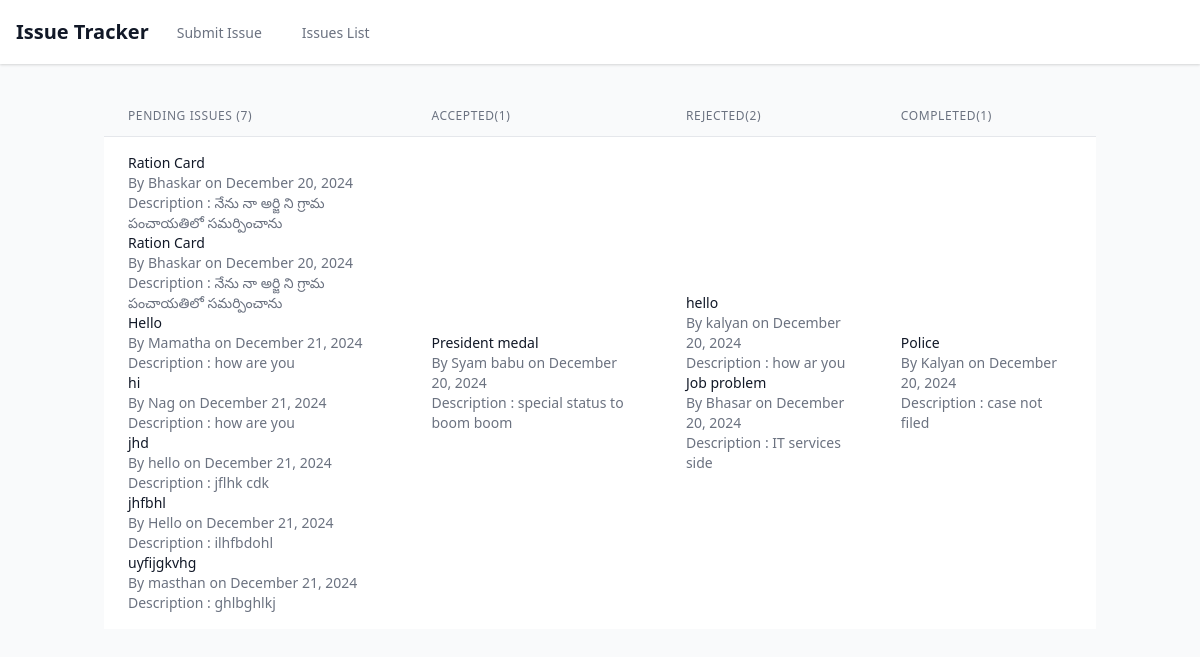
The app's page /issues/ with its own data.
### issues/models.py (models this page shows, shortened)
class Issue(models.Model):
    STATUS_CHOICES = [
        ('pending', 'Pending'),
        ('accepted', 'Accepted'),
        ('rejected', 'Rejected'),
        ('completed', 'Completed'),
    ]
    username = models.CharField(max_length=100)
    subject = models.CharField(max_length=200)
    matter = models.TextField(max_length=300,null=False)
    status = models.CharField(max_length=20, choices=STATUS_CHOICES, default='pending')
    created_at = models.DateTimeField(auto_now_add=True)
    updated_at = models.DateTimeField(auto_now=True)

### issues/views.py (the view)
# urls.py: path('issues/', issue_list, name='issue_list'),
def issue_list(request):
    pending_issues = Issue.objects.filter(status='pending')
    accepted_issues = Issue.objects.filter(status='accepted')
    rejected_issues = Issue.objects.filter(status='rejected')
    completed_issues = Issue.objects.filter(status='completed')
    return render(request, 'issues/issue_list.html', {
        'pending_issues': pending_issues,
        'accepted_issues': accepted_issues,
        'rejected_issues': rejected_issues,
        'completed_issues': completed_issues,
    })

### templates/issues/issue_list.html
{% extends 'base.html' %}
{% block content %}
<table class="min-w-full divide-y divide-gray-200">
<thead class="bg-gray-50">
<tr>
<th class="px-6 py-3 text-left text-xs font-medium text-gray-500 uppercase tracking-wider">Pending Issues ({{ pending_issues.count }})</th>
<th class="px-6 py-3 text-left text-xs font-medium text-gray-500 uppercase tracking-wider">Accepted({{ accepted_issues.count }})</th>
<th class="px-6 py-3 text-left text-xs font-medium text-gray-500 uppercase tracking-wider">Rejected({{ rejected_issues.count }})</th>
<th class="px-6 py-3 text-left text-xs font-medium text-gray-500 uppercase tracking-wider">Completed({{ completed_issues.count }})</th>
</tr>
</thead>
<tbody class="bg-white divide-y divide-gray-200">
<tr>
<td class="px-6 py-4">
{% for issue in pending_issues %}
<div>
<div class="text-sm font-medium text-gray-900">{{ issue.subject }}</div>
<div class="text-sm text-gray-500"> By {{ issue.username }} on {{ issue.created_at|date:"F j, Y" }}
<p>Description : {{issue.matter}} </p>
</div>
</div>
{% endfor %}
</td>
<td class="px-6 py-4">
{% for issue in accepted_issues %}
<div>
<div class="text-sm font-medium text-gray-900">{{ issue.subject }}</div>
<div class="text-sm text-gray-500"> By {{ issue.username }} on {{ issue.created_at|date:"F j, Y" }}
<p>Description : {{issue.matter}} </p>
</div>
</div>
{% endfor %}
</td>
<td class="px-6 py-4">
{% for issue in rejected_issues %}
<div>
<div class="text-sm font-medium text-gray-900">{{ issue.subject }}</div>
<div class="text-sm text-gray-500"> By {{ issue.username }} on {{ issue.created_at|date:"F j, Y" }}
<p>Description : {{issue.matter}} </p>
</div>
</div>
{% endfor %}
</td>
<td class="px-6 py-4">
{% for issue in completed_issues %}
<div>
<div class="text-sm font-medium text-gray-900">{{ issue.subject }}</div>
<div class="text-sm text-gray-500"> By {{ issue.username }} on {{ issue.created_at|date:"F j, Y" }}
<p>Description : {{issue.matter}} </p>
</div>
</div>
{% endfor %}
</td>
</tr>
</tbody>
</table>
{% endblock %}

### records on screen
Issue: subject "Ration Card", username "Bhaskar", created_at "December 20, 2024", matter "నేను నా అర్జి ని గ్రామ పంచాయతిలో సమర్పించాను"
Issue: subject "Ration Card", username "Bhaskar", created_at "December 20, 2024", matter "నేను నా అర్జి ని గ్రామ పంచాయతిలో సమర్పించాను"
Issue: subject "Hello", username "Mamatha", created_at "December 21, 2024", matter "how are you"
Issue: subject "hi", username "Nag", created_at "December 21, 2024", matter "how are you"
Issue: subject "jhd", username "hello", created_at "December 21, 2024", matter "jflhk cdk"
Issue: subject "jhfbhl", username "Hello", created_at "December 21, 2024", matter "ilhfbdohl"
Issue: subject "uyfijgkvhg", username "masthan", created_at "December 21, 2024", matter "ghlbghlkj"
Issue: subject "President medal", username "Syam babu", created_at "December 20, 2024", matter "special status to boom boom"
Issue: subject "hello", username "kalyan", created_at "December 20, 2024", matter "how ar you"
Issue: subject "Job problem", username "Bhasar", created_at "December 20, 2024", matter "IT services side"
Issue: subject "Police", username "Kalyan", created_at "December 20, 2024", matter "case not filed"

### other values on screen
{{ pending_issues.count }} "7"
{{ accepted_issues.count }} "1"
{{ rejected_issues.count }} "2"
{{ completed_issues.count }} "1"
